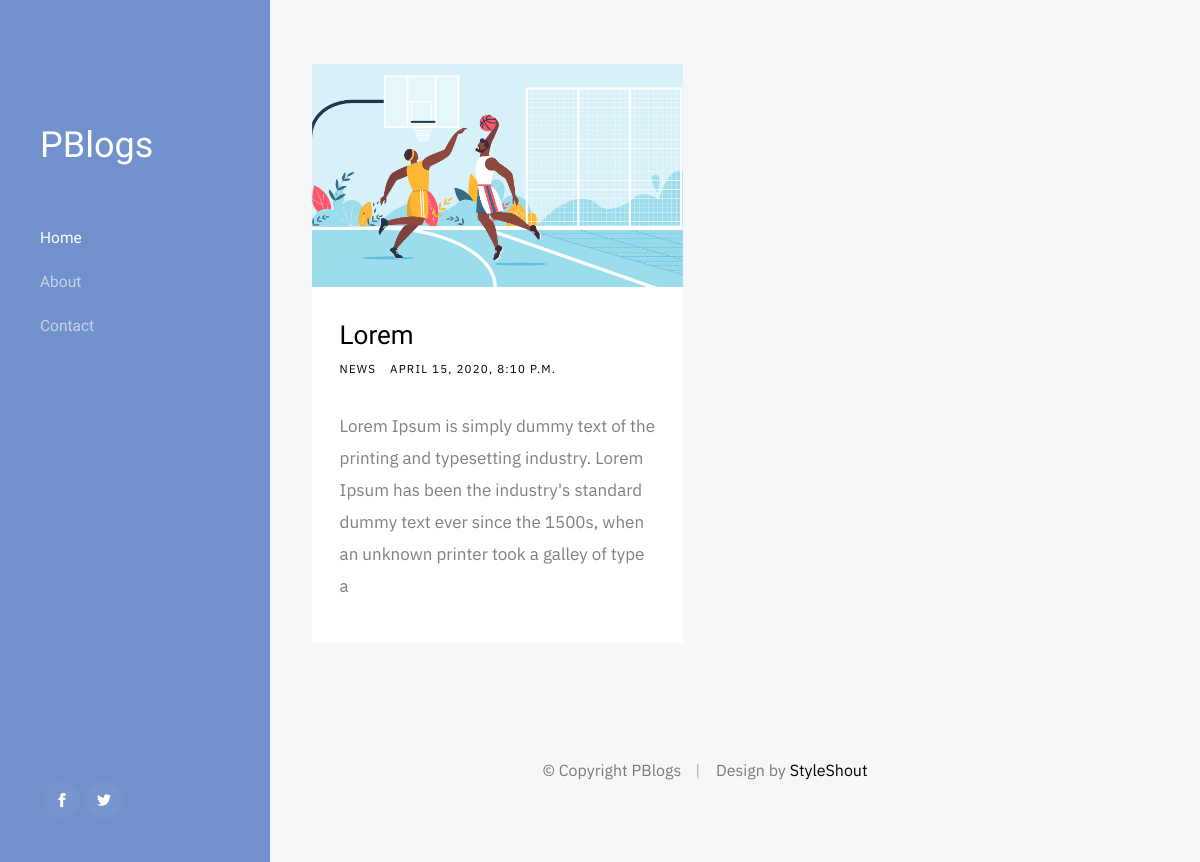
The page / on the database its author committed.
### blog/models.py (models this page shows, shortened)
class Post(models.Model):
    category_choices = (
        ('News','News'),
        ('Technology','Technology'),
        ('Sports','Sports'),
        ('Lifestyle','Lifestyle'),
    )
    cover = models.FileField(default='')
    cover_2 = models.FileField(default='')
    author = models.CharField(max_length=50, default='')
    title = models.CharField(max_length=2000, default='')
    slug = models.SlugField(default='')
    text_2 = models.TextField(default='')
    l_heading = models.CharField(max_length=2000, default='')
    l_heading_text = models.CharField(max_length=2000, default='')
    quote = models.CharField(max_length=2000, default='')
    quotes_name = models.CharField(max_length=2000, default='')
    s_heading = models.CharField(max_length=2000, default='')
    s_heading_text = models.CharField(max_length=2000, default='')
    category = models.CharField(max_length=2000, choices=category_choices, default='')
    created_date = models.DateTimeField(default='')
    text = models.TextField(default='')
    tag_1 = models.CharField(max_length=2000, default='')
    tag_2 = models.CharField(max_length=2000, default='')
    tag_3 = models.CharField(max_length=2000, default='')
    tag_4 = models.CharField(max_length=2000, default='')
    class Meta:
        ordering = ['-created_date']

### blog/views.py (the view)
# urls.py: path('', HomePageView.as_view(), name='home'),
class HomePageView(ListView):
   model = Post
   template_name = 'blog/home.html'
   paginate_by = 6

### templates/blog/home.html (shortened to what this page needs)
{% extends 'blog/base.html'%} {% block content%}
<div class="s-content">
    <div class="masonry-wrap">
        <div class="masonry">
            {% for post in object_list %}
            <article class="masonry__brick entry format-standard animate-this">
                <div class="entry__thumb">
                    <a href="{% url 'post_detail' post.slug %}" class="entry__thumb-link">
                        <img src="{{post.cover.url}}" alt="">
                    </a>
                </div>
                <div class="entry__text">
                    <div class="entry__header">
                        <h2 class="entry__title"><a href="{% url 'post_detail' post.slug %}">{{post.title}}</a></h2>
                        <div class="entry__meta">
                            <span class="entry__meta-cat">
                                <a href="{% url 'post_detail' post.slug %}">{{post.category}}</a>
                            </span>
                            <span class="entry__meta-date">
                                <a href="{% url 'post_detail' post.slug %}">{{post.created_date}}</a>
                            </span>
                        </div>
                    </div>
                    <div class="entry__excerpt">
                        <p>
                            {{post.text|slice:":200"}}
                        </p>
                    </div>
                </div>
            </article>
            {% endfor %}
        </div>
    </div>
</div>
{% endblock%}

### static/css/base.css (style rules this page uses)
html { line-height: 1.15; -webkit-text-size-adjust: 100%; }
body { margin: 0; }
a { background-color: transparent; }
img { border-style: none; }
html { font-size: 62.5%; box-sizing: border-box; }
*, *::before, *::after { box-sizing: inherit; }
body { font-weight: normal; line-height: 1; word-wrap: break-word; -moz-font-smoothing: grayscale; -moz-osx-font-smoothing: grayscale; -webkit-font-smoothing: antialiased; -webkit-overflow-scrolling: touch; -webkit-text-size-adjust: none; }
svg, img, video embed, iframe, object { max-width: 100%; height: auto; }
div, dl, dt, dd, ul, ol, li, h1, h2, h3, h4, h5, h6, pre, form, p, blockquote, th, td { margin: 0; padding: 0; }
p { font-size: inherit; text-rendering: optimizeLegibility; }
a { text-decoration: none; line-height: inherit; }
a img { border: none; }

### rows shown on the page
Post: cover (picture), title "Lorem", category "NEWS", created_date "APRIL 15, 2020, 8:10 P.M.", text "Lorem Ipsum is simply dummy text of the printing and typesetting industry. Lorem Ipsum has been the industry's standard dummy text ever since the 1500s, when an unknown printer took a galley of type a"
